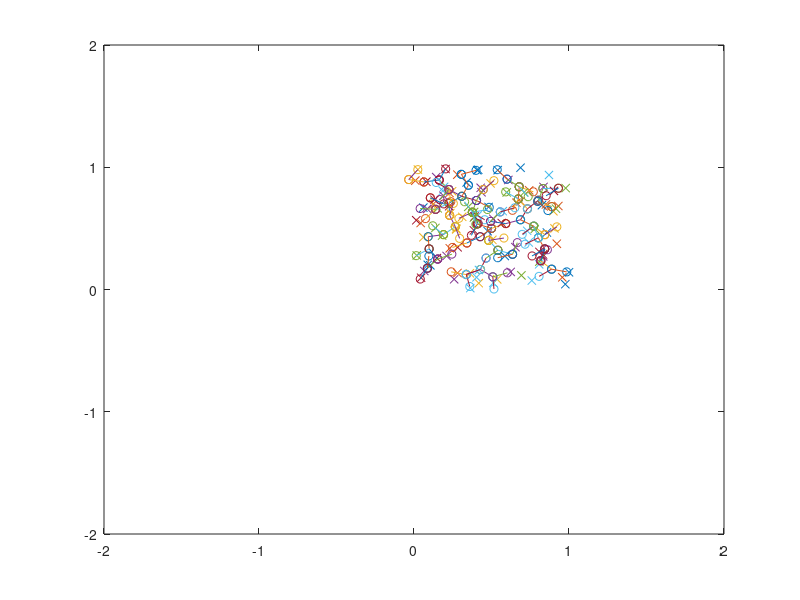

This chart was generated by the following MATLAB code:



k = [0.5, 0.5]; %Start point
lineSize = 0.1; %The length of the line connecting nodes
pointHistory(1,:) = k; %column vector that records all node points
  
 for i =1:99
   q_rx = rand(1); % generating a random node
   q_ry = rand(1);
   
   q = [q_rx, q_ry]; % placing the (x,y) coordinates of the random node in a vector
   
   plot(q_rx,q_ry, "-x"); %plotting the random point ONLY FOR DEBUGGING PURPOSES
   hold on
   
   xlim([-2 2]) %setting the limits of the grid
   ylim([-2 2])
   
   
   if (i == 1) %takes care of first iteration
     
      v = q - k; %gets a vector pointing in the direction from start point K to random node q
  
 
      v_unit = v./norm(v) %creating a unit vector that points in the direction of v
  
      t = v_unit.*lineSize; %scaling the vector with the necessary length "linesize"
      newPoint = k + t; % creates a vector pointing from k to q with length "linesize"
    
   
  
      x = [k(1) newPoint(1)]; %storing the x coordinates of k and newpoint
      y = [k(2) newPoint(2)]; %storing the y coordinates of k and newpoint
      
      scatter(x,y); %plots the points of "x" and "y" as circles on the grid
      hold on %necessary for overlaying the points
      line(x,y) %creates a line connecting k and newpoint using the "x" and "y" vectors
  
  
  %   k = newPoint; might not be needed
      pointHistory(i+1,:) = newPoint; %inserts the new node coordinates into pointHistory
   end
   
   if (i > 1) %takes care of all other 
     
    direction = q - pointHistory; %gets the directional vectors of all node points in "pointHistory" with respect to a new random node q
    
      for m = 1: length(direction) %for loop that calculates the magnitude of each directional vector in "direction" and stores it.
        distance(m,:) = norm(direction(m,:));
      end
      
    [a,b] = min(distance); %after for loop is complete, "a" stores the minimal value in the "distance" vector. "b" stores the index of the minimum value as it appears in the "distance" vector
    %since, "b" is the index of the minimum value and "pointHistory" shares the same indices as "distance", we have now located the nearest node.
   
    v = q - pointHistory(b,:); %gets a vector pointing in the direction from the nearest node to the new random q node
    v_unit = v./norm(v) %creating a unit vector that points in the direction of v
  
    t = v_unit.*lineSize; %scaling the vector with the necessary length "linesize"
    newPoint = pointHistory(b,:) + t; % creates a vector pointing from nearest node to q with length "linesize"
    
   
  
    x = [pointHistory(b,1) newPoint(1)]; %storing the x coordinates of nearest node and newpoint
    y = [pointHistory(b,2) newPoint(2)]; %storing the y coordinates of nearest node and newpoint
    
   scatter(x,y);  %plots the points of "x" and "y" as circles on the grid
   hold on %necessary for overlaying the points
   line(x,y) %creates a line connecting k and newpoint using the "x" and "y" vectors
  
  
 % k = newPoint;
   pointHistory(i+1,:) = newPoint; %inserts the new node coordinates into pointHistory
   end
  
  
  

  
  


 end
  
  

